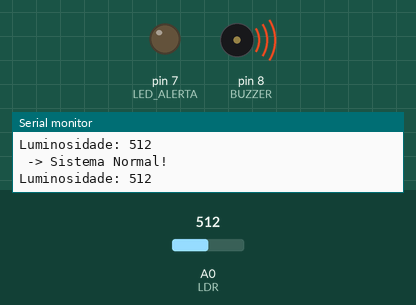
Simulated run of this sketch. Board: Arduino Uno, built with avr-gcc and run on an emulated ATmega328P. On the bench: output pins drawn as LEDs (lit = HIGH), buzzer (waves = sounding), the last lines printed to the serial monitor. The test bench sets the inputs (shaded band); at power-on: A0 (LDR) = 512.

Above: at 1.2 s.
1.3 s: A0 (LDR) set to 488
At 1.6 s:
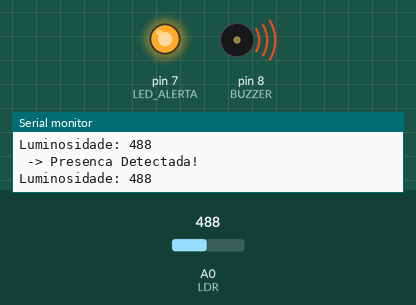
2.8 s: A0 (LDR) set to 510
At 3.7 s:
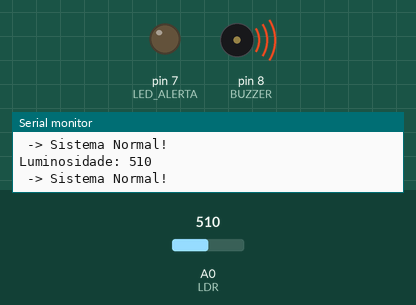
Timing chart, 0 to 5.8 s (numbered marks = the images above; inputs shaded):
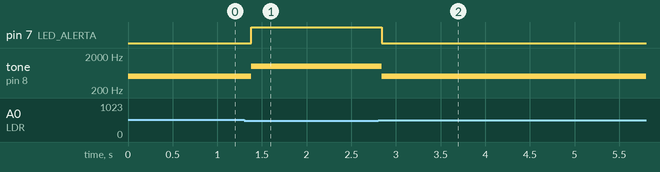

Measured:
- the behaviour switches between 500 and 499 on A0 (LDR) (found by bisection; images 0 and 1)
- after the input at 1.3 s, pin 7 (LED_ALERTA): LOW → HIGH after 0.08 s; tone on pin 8 (BUZZER): 500 Hz → 1000 Hz after 0.08 s
- after the input at 2.8 s, pin 7 (LED_ALERTA): HIGH → LOW at once; tone on pin 8 (BUZZER): 1000 Hz → 500 Hz at once

The sketch:

alarme_com_sensor.ino
```cpp
int LDR = A0;
int LED_ALERTA = 7;
int BUZZER = 8;
int LIMITE_LUZ = 500;
void setup()
{
  Serial.begin(9600);
  pinMode(LED_ALERTA, OUTPUT);
  pinMode(BUZZER,OUTPUT);
  Serial.println("Sistema de Barreira Luminosa");
}

void loop()
{
  int  valorLuz = analogRead(LDR);
  Serial.print("Luminosidade: ");
  Serial.println(valorLuz);
  if(valorLuz < LIMITE_LUZ){
      Serial.println(" -> Presenca Detectada!");
    digitalWrite(LED_ALERTA, HIGH);
    tone(BUZZER, 1000);
  }else{
      Serial.println(" -> Sistema Normal!");
    digitalWrite(LED_ALERTA, LOW);
    tone(BUZZER, 500);
  }
}
```
